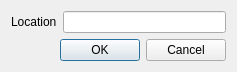
<?xml version="1.0" encoding="UTF-8"?>
<ui version="4.0">
 <class>selectCol</class>
 <widget class="QDialog" name="selectCol">
  <property name="geometry">
   <rect>
    <x>0</x>
    <y>0</y>
    <width>237</width>
    <height>69</height>
   </rect>
  </property>
  <property name="windowTitle">
   <string>Dialog</string>
  </property>
  <layout class="QVBoxLayout" name="verticalLayout">
   <item>
    <layout class="QHBoxLayout" name="horizontalLayout">
     <item>
      <widget class="QLabel" name="label">
       <property name="text">
        <string>Location</string>
       </property>
      </widget>
     </item>
     <item>
      <widget class="QLineEdit" name="lineEdit"/>
     </item>
    </layout>
   </item>
   <item>
    <widget class="QDialogButtonBox" name="buttonBox">
     <property name="orientation">
      <enum>Qt::Horizontal</enum>
     </property>
     <property name="standardButtons">
      <set>QDialogButtonBox::Cancel|QDialogButtonBox::Ok</set>
     </property>
    </widget>
   </item>
  </layout>
 </widget>
 <resources/>
 <connections>
  <connection>
   <sender>buttonBox</sender>
   <signal>accepted()</signal>
   <receiver>selectCol</receiver>
   <slot>accept()</slot>
   <hints>
    <hint type="sourcelabel">
     <x>227</x>
     <y>51</y>
    </hint>
    <hint type="destinationlabel">
     <x>157</x>
     <y>68</y>
    </hint>
   </hints>
  </connection>
  <connection>
   <sender>buttonBox</sender>
   <signal>rejected()</signal>
   <receiver>selectCol</receiver>
   <slot>reject()</slot>
   <hints>
    <hint type="sourcelabel">
     <x>227</x>
     <y>57</y>
    </hint>
    <hint type="destinationlabel">
     <x>236</x>
     <y>68</y>
    </hint>
   </hints>
  </connection>
 </connections>
</ui>
